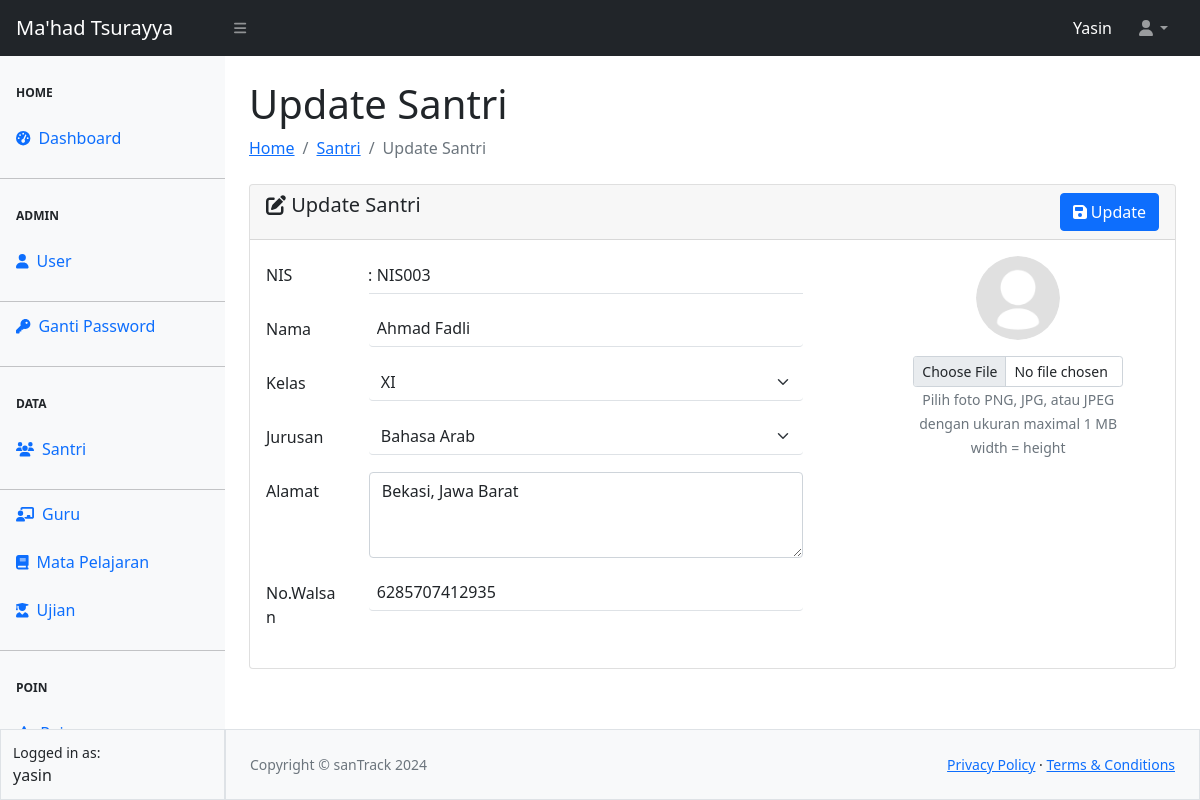
The page /siswa/edit-siswa.php?nis=NIS003 (signed in) on the database its author committed.
### tables this page shows
CREATE TABLE `tbl_siswa` (
  `nis` char(6) NOT NULL,
  `nama` varchar(100) NOT NULL,
  `alamat` varchar(256) NOT NULL,
  `kelas` varchar(3) NOT NULL,
  `jurusan` varchar(50) NOT NULL,
  `walsan` varchar(15) DEFAULT '089621966663',
  `foto` varchar(50) NOT NULL
);

### siswa/edit-siswa.php (the view, shortened to what this page needs)
<?php
require_once "../config.php";
require_once "../template/header.php";
require_once "../template/navbar.php";
require_once "../template/sidebar.php";
$nis = $_GET['nis'];
$siswa = mysqli_query($koneksi, "SELECT * FROM tbl_siswa WHERE nis = '$nis'");
$data = mysqli_fetch_array($siswa);
?>
<div id="layoutSidenav_content">
    <main>
        <div class="container-fluid px-4">
            <h1 class="mt-4">Update Santri</h1>
            <ol class="breadcrumb mb-4">
                <li class="breadcrumb-item"><a href="../index.php">Home</a></li>
                <li class="breadcrumb-item"><a href="siswa.php">Santri</a></li>
                <li class="breadcrumb-item active">Update Santri</li>
            </ol>
            <form action="proses-siswa.php" method="POST" enctype="multipart/form-data">
                <div class="card">
                    <div class="card-header">
                        <span class="h5 my-2"><i class="fa-solid fa-pen-to-square"></i> Update Santri</span>
                        <button type="submit" name="update" class="btn btn-primary float-end"><i class="fa-solid fa-floppy-disk"></i> Update</button>
                    </div>
                    <div class="card-body">
                        <div class="row">
                            <div class="col-8">
                                <div class="mb-3 row">
                                    <label for="nis" class="col-sm-2 col-form-label">NIS</label>
                                    <label for="nis" class="col-sm-1 col-form-label">:</label>
                                    <div class="col-sm-9" style="margin-left: -50px;">
                                        <input type="text" name="nis" readonly class="form-control-plaintext border-bottom ps-2" id="nis" value="<?= $nis ?>">
                                    </div>
                                </div>
                                <div class="mb-3 row">
                                    <label for="nama" class="col-sm-2 col-form-label">Nama</label>
                                    <label for="nama" class="col-sm-1 col-form-label">:</label>
                                    <div class="col-sm-9" style="margin-left: -50px;">
                                        <input type="text" name="nama" required class="form-control border-0 border-bottom ps-2" id="nama" value="<?= $data['nama'] ?>">
                                    </div>
                                </div>
                                <div class="mb-3 row">
                                    <label for="kelas" class="col-sm-2 col-form-label">Kelas</label>
                                    <label for="kelas" class="col-sm-1 col-form-label">:</label>
                                    <div class="col-sm-9" style="margin-left: -50px;">
                                        <select name="kelas" id="kelas" class="form-select border-0 border-bottom" required>
                                            <?php
                                            $kelas = ["X","XI","XII"];
                                            foreach($kelas as $kls) {
                                                if ($data['kelas'] == $kls) { ?>
                                                    <option value="<?= $kls; ?>" selected><?= $kls; ?></option>
                                                <?php } else { ?>
                                                    <option value="<?= $kls; ?>"><?= $kls; ?></option>
                                            <?php
                                                }
                                            }
                                            ?>
                                        </select>
                                    </div>
                                </div>
                                <div class="mb-3 row">
                                    <label for="jurusan" class="col-sm-2 col-form-label">Jurusan</label>
                                    <label for="jurusan" class="col-sm-1 col-form-label">:</label>
                                    <div class="col-sm-9" style="margin-left: -50px;">
                                        <select name="jurusan" id="jurusan" class="form-select border-0 border-bottom" required>
                                            <?php
                                            $jurusan = ["Ilmu Al-Quran", "Bahasa Arab"];
                                            foreach ($jurusan as $jrs) {
                                                if ($data['jurusan'] == $jrs) { ?>
                                                    <option value="<?= $jrs ?>" selected><?= $jrs ?></option>
                                                <?php } else { ?>
                                                    <option value="<?= $jrs ?>"><?= $jrs ?></option>
                                                <?php }
                                            } ?>
                                        </select>
                                    </div>
                                </div>
                                <div class="mb-3 row">
                                    <label for="alamat" class="col-sm-2 col-form-label">Alamat</label>
                                    <label for="alamat" class="col-sm-1 col-form-label">:</label>
                                    <div class="col-sm-9" style="margin-left: -50px;">
                                        <textarea name="alamat" id="alamat" cols="30" rows="3" placeholder="alamat santri" class="form-control" required><?= $data['alamat'] ?></textarea>
                                    </div>
                                </div>
                                <div class="mb-3 row">
                                    <label for="walsan" class="col-sm-2 col-form-label">No.Walsan</label>
                                    <label for="walsan" class="col-sm-1 col-form-label">:</label>
                                    <div class="col-sm-9" style="margin-left: -50px;">
                                        <input type="text" name="walsan" required class="form-control border-0 border-bottom ps-2" id="walsan" value="<?= $data['walsan'] ?>">
                                    </div>
                                </div>
                            </div>
                            <div class="col-4 text-center px-5">
                                <img src="../asset/image/<?= $data['foto'] ?>" alt="" class="mb-3 rounded-circle" width="40%">
                                <input type="file" name="image" class="form-control form-control-sm">
                                <small class="text-secondary">Pilih foto PNG, JPG, atau JPEG dengan ukuran maximal 1 MB</small>
                                <div><small class="text-secondary">width = height</small></div>
                            </div>
                        </div>
                    </div>
                </div>
            </form>
        </div>
    </main>
<?php
require_once "../template/footer.php";
?>

### rows shown on the page
tbl_siswa: nama "Ahmad Fadli", kelas "XI", jurusan "Bahasa Arab", alamat "Bekasi, Jawa Barat", walsan "6285707412935", foto (placeholder picture)

### other values the page prints
$_SESSION["ssUser"] "Yasin"
$_SESSION["ssUser"] "yasin"
